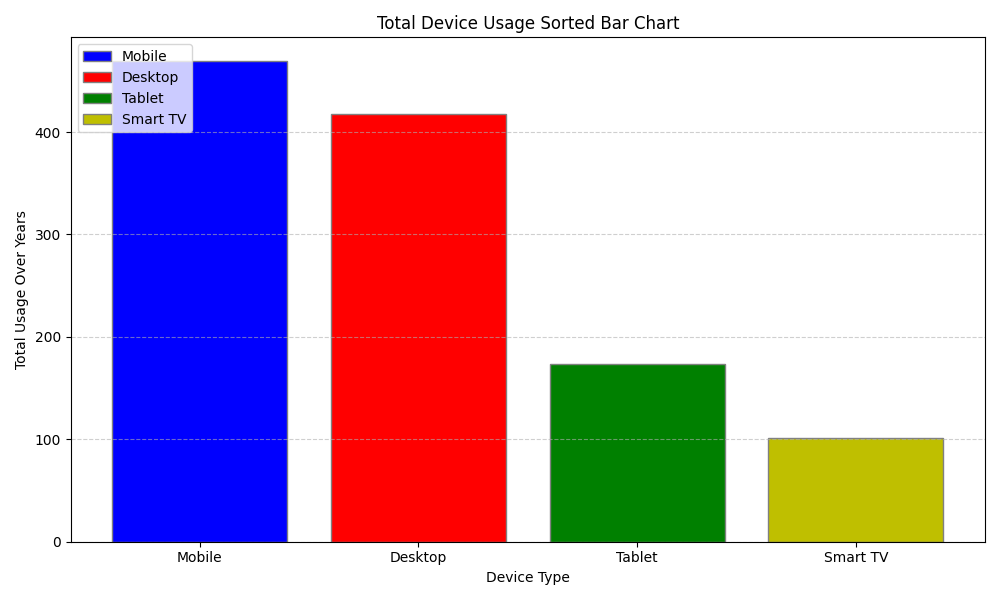

Python code for this plot:
import matplotlib.pyplot as plt
import numpy as np

# Data
device_labels = ['Desktop', 'Mobile', 'Tablet', 'Smart TV']
usage_data = {
    'Desktop': [54, 50, 47, 44, 40, 36, 33, 31, 30, 28, 25],
    'Mobile': [20, 25, 30, 35, 40, 45, 50, 52, 55, 57, 60],
    'Tablet': [10, 12, 14, 15, 16, 17, 18, 18, 18, 18, 18],
    'Smart TV': [2, 3, 4, 5, 6, 8, 10, 12, 14, 17, 20]
}

# Calculate the total usage for each category
total_usage = {device: sum(usage) for device, usage in usage_data.items()}

# Sort devices based on total usage
sorted_devices = sorted(total_usage.items(), key=lambda x: x[1], reverse=True)

fig, ax = plt.subplots(figsize=(10, 6))

colors = ['b', 'r', 'g', 'y']
bars = ax.bar([device[0] for device in sorted_devices], [device[1] for device in sorted_devices], 
              color=colors[:len(sorted_devices)], edgecolor='grey')

# Sorting the legend to match the sorted bars
ax.legend(bars, [device[0] for device in sorted_devices], loc='upper left')

ax.set_ylabel('Total Usage Over Years')
ax.set_xlabel('Device Type')
ax.set_title('Total Device Usage Sorted Bar Chart')
ax.grid(True, linestyle='--', alpha=0.6, axis='y')

plt.tight_layout()
plt.show()
